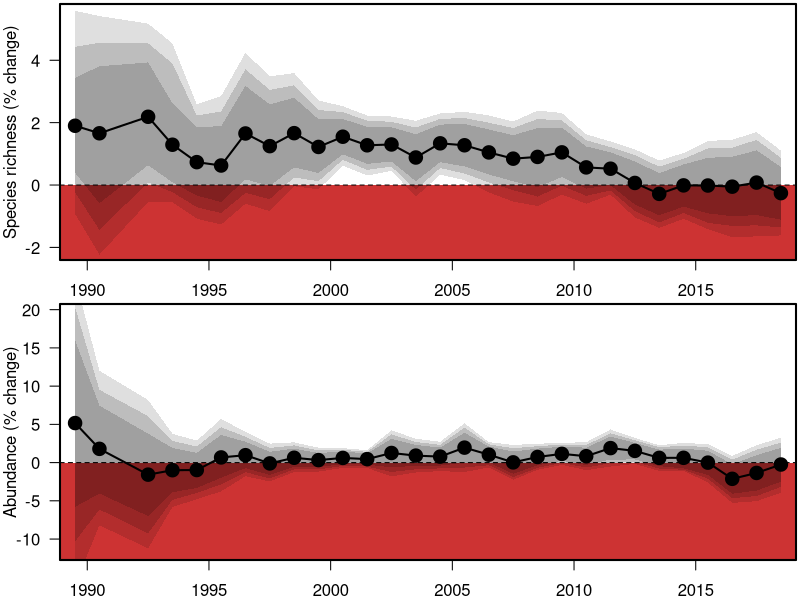

Source code (R): (Note: this script raises an error after producing the figure.)
##Set working directory
setwd("C:/Users/ewelti/Desktop/git/EuroAquaticMacroInverts/")

# attach data
MA <- read.csv("outputs/movingAve_YrEsts.csv")
MA$meanYr <- (MA$StartYear+ 4.5)
head(MA)

tiff(filename = "plots/MovingAverages.tiff", width = 7, height = 6, units = 'in', res = 600, compression = 'lzw')
par(mfrow=c(2,1),mar=c(2,3,0.2,0.2))

#plot for spp richness
SR <- subset(MA, Response == "spp_richness")
ave_SppRich <- 27.28712314
st <-(SR[1:44,3:12]/ave_SppRich)*100
sr <- cbind(SR$StartYear, SR$site_num, SR$meanYr, st)
names(sr)[names(sr) == 'SR$StartYear'] <- 'StartYear'
names(sr)[names(sr) == 'SR$site_num'] <- 'site_num'
names(sr)[names(sr) == 'SR$meanYr'] <- 'meanYr'
#select yrs with enough sites to be representative
SRs <- sr[ which(sr$site_num >=100), ]
#SRs <- sr[ which(sr$StartYear >=1989), ] # this is min 7 countries
#SRs <- sr[ which(sr$StartYear >=1980), ] #this is min 5 countries

plot(SRs$Estimate~SRs$meanYr,ylab="", cex=1.5, xlab="", type="n", las=1, ylim=c(-2.1,5.5), xlim=c(1990,2018))#ylim=c(-0.8,2.55))
title(ylab="Species richness (% change)", line=2,cex.lab=1)
#title(xlab="Mean year of moving window", line=2,cex.lab=1.3)
polygon(x = c(0, 0, 2040, 2040), y = c(-10, 0, 0, -10), col ="brown3", border = NA)
abline(h=0,lty=2)
polygon(x = c(SRs$meanYr,rev(SRs$meanYr)), y = c(SRs$Q2.5,rev(SRs$Q97.5)),col="#00000020", border = NA)
polygon(x = c(SRs$meanYr,rev(SRs$meanYr)), y = c(SRs$Q5,rev(SRs$Q95)), col ="#00000027", border = NA)
polygon(x = c(SRs$meanYr,rev(SRs$meanYr)), y = c(SRs$Q10,rev(SRs$Q90)), col ="#00000027", border = NA)
box(lwd=2)
points(SRs$Estimate~SRs$meanYr, pch=21,bg=1,cex=1.8)#pch="-",
points(SRs$Estimate~SRs$meanYr,type="l",lwd=2)

#plot for abundance
SR <- subset(MA, Response == "abundance")
st <-(SR[1:44,3:12]*100)
sr <- cbind(SR$StartYear, SR$site_num, SR$meanYr, st)
names(sr)[names(sr) == 'SR$StartYear'] <- 'StartYear'
names(sr)[names(sr) == 'SR$site_num'] <- 'site_num'
names(sr)[names(sr) == 'SR$meanYr'] <- 'meanYr'
#select yrs with enough sites to be representative
SRs <- sr[ which(sr$site_num >=100), ]

plot(SRs$Estimate~SRs$meanYr,ylab="", cex=1.5, xlab="", type="n", las=1, ylim=c(-11.5,19.5), xlim=c(1990,2018)) #ylim=c(-0.57,0.4))
title(ylab="Abundance (% change)", line=2,cex.lab=1)
title(xlab="Mean year of moving window", line=2.4,cex.lab=1.3)
polygon(x = c(0, 0, 2040, 2040), y = c(-100, 0, 0, -100), col ="brown3", border = NA)
abline(h=0,lty=2)
polygon(x = c(SRs$meanYr,rev(SRs$meanYr)), y = c(SRs$Q2.5,rev(SRs$Q97.5)),col="#00000020", border = NA)
polygon(x = c(SRs$meanYr,rev(SRs$meanYr)), y = c(SRs$Q5,rev(SRs$Q95)), col ="#00000027", border = NA)
polygon(x = c(SRs$meanYr,rev(SRs$meanYr)), y = c(SRs$Q10,rev(SRs$Q90)), col ="#00000027", border = NA)
box(lwd=2)
points(SRs$Estimate~SRs$meanYr, pch=21,bg=1,cex=1.8)#pch="-",
points(SRs$Estimate~SRs$meanYr,type="l",lwd=2)

dev.off()


####
#####################
###############################################
################################################

####old code#####
#arrows(SRs$meanYr, SRs$Q2.5, SRs$meanYr, SRs$Q97.5, length=0.05, angle=90, code=0,lwd=1)
#arrows(SRs$meanYr, SRs$Q5, SRs$meanYr, SRs$Q95, length=0.05, angle=90, code=0,lwd=3)
#arrows(SRs$meanYr, SRs$Q10, SRs$meanYr, SRs$Q90, length=0.05, angle=90, code=0,lwd=5)
#abline(h=0)

x1<-rep(c(0),each=length(sr$Q2.5))

polygon(x = c(sr$meanYr,rev(sr$meanYr)), y = c(sr$Q2.5,x1), col = "firebrick4",border = NA)
polygon(x = c(sr$meanYr,rev(sr$meanYr)), y = c(sr$Q5,x1), col = "firebrick3",border = NA)
polygon(x = c(sr$meanYr,rev(sr$meanYr)), y = c(sr$Q10,x1), col = "firebrick1",border = NA)

polygon(x = c(sr$meanYr,rev(sr$meanYr)), y = c(x1,rev(sr$Q97.5)), col = "dodgerblue4",border = NA)
polygon(x = c(sr$meanYr,rev(sr$meanYr)), y = c(x1,rev(sr$Q95)), col = "dodgerblue",border = NA)
polygon(x = c(sr$meanYr,rev(sr$meanYr)), y = c(x1,rev(sr$Q90)), col = "lightblue",border = NA)

polygon(x = c(sr$meanYr,rev(sr$meanYr)), y = c(x1,rev(sr$Q2.5)), col = "firebrick4",border = NA)
polygon(x = c(sr$meanYr,rev(sr$meanYr)), y = c(x1,rev(sr$Q5)), col = "firebrick3",border = NA)
polygon(x = c(sr$meanYr,rev(sr$meanYr)), y = c(x1,rev(sr$Q10)), col = "firebrick1",border = NA)
